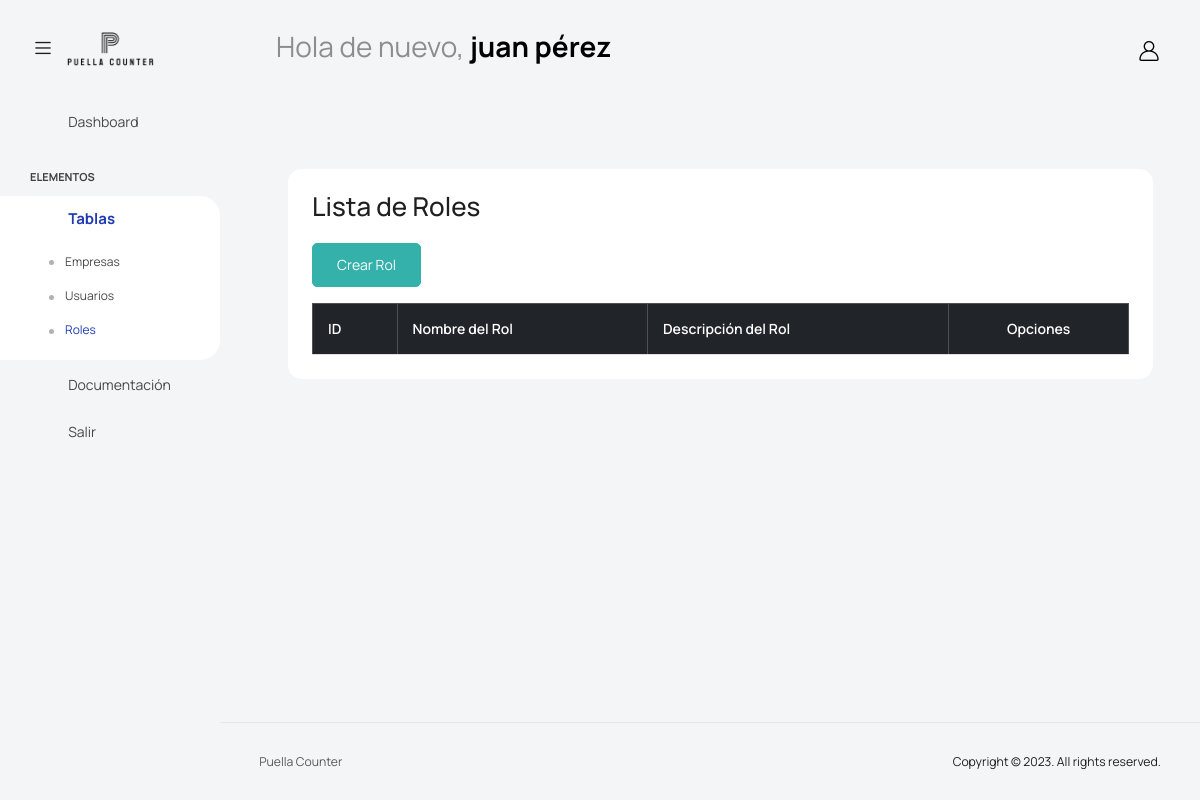
The page /PuellaCounter/app/views/rol/rol.php (signed in) on the database as committed earlier.
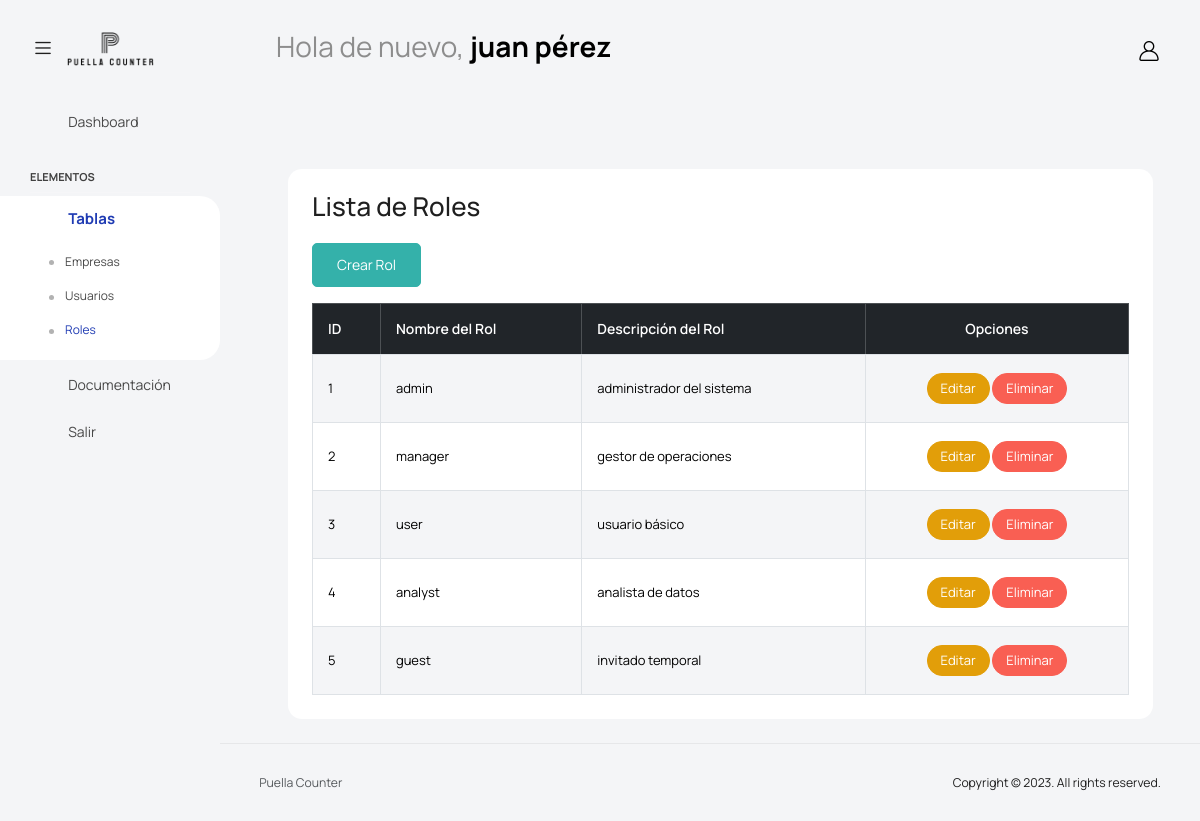
The same page on the database as committed later.
### tables this page shows
create table tbl_rol(  
	id_rol int primary key auto_increment,
	rol_name varchar(50) not null,
	rol_info varchar(255) not null
);

### PuellaCounter/app/controllers/RolController.php (called while the page is built, shortened)
<?php
require_once(dirname(__FILE__) . "/../../core/database.php");
require_once(dirname(__FILE__) . "/../models/RolModel.php");
class RolController
{
    private $rol;
    public function __construct()
    {
        $database = new Database();
        $this->db = $database->getConnection();
        $this->rol = new RoleModel($this->db);
    }
    public function index()
    {
        $result = $this->rol->getRoles();
        $roles = $result->fetchAll(PDO::FETCH_ASSOC);
        include(dirname(__FILE__) . '/../views/rol/index.php');
    }
}

### PuellaCounter/core/database.php (called while the page is built, shortened)
<?php
class Database
{
    public function getConnection()
    {
        $this->conn = null;
        try {
            $this->conn = new PDO(
                "mysql:host=" . Config::HOST . ";dbname=" . Config::DATABASE,
                Config::USER,
                Config::PASSWORD
            );
            $this->conn->exec("set names utf8");
        } catch (PDOException $ex) {
            echo "Connection error: " . $ex->getMessage();
            die();
        }
        return $this->conn;
    }
}

### PuellaCounter/app/models/RolModel.php (called while the page is built, shortened)
<?php
class RoleModel
{
    private $conn;
    public function __construct($db)
    {
        $this->conn = $db;
    }
    public function getRoles()
    {
        $query = "CALL sp_get_all_roles();";
        $stmt = $this->conn->prepare($query);
        $stmt->execute();
        return $stmt;
    }
}

### PuellaCounter/app/views/rol/index.php (the view)
<?php
include '../template/header.php';
?>
<div class="container">
    <div class="card mt-5 p-4">
        <h2 class="mb-4">Lista de Roles</h2>
        <div class="d-flex justify-content-between mb-3">
            <a href="?action=create" class="btn btn-success">Crear Rol</a>
        </div>
        <div class="table-responsive">
            <table id="genericTable" class="table table-striped table-bordered">
                <thead class="table-dark">
                    <tr>
                        <th scope="col">ID</th>
                        <th scope="col">Nombre del Rol</th>
                        <th scope="col">Descripción del Rol</th>
                        <th scope="col" class="text-center">Opciones</th>
                    </tr>
                </thead>
                <tbody>
                    <?php foreach ($roles as $role): ?>
                        <tr>
                            <td><?= htmlspecialchars($role['id_rol']); ?></td>
                            <td><?= htmlspecialchars($role['rol_name']); ?></td>
                            <td><?= htmlspecialchars($role['rol_info']); ?></td>
                            <td class="text-center">
                                <a href="?action=edit&id=<?= $role['id_rol'] ?>" class="btn btn-warning btn-sm">Editar</a>
                                <a href="?action=delete&id=<?= $role['id_rol'] ?>" class="btn btn-danger btn-sm">Eliminar</a>
                            </td>
                        </tr>
                    <?php endforeach; ?>
                </tbody>
            </table>
        </div>
    </div>
</div>
<?php include '../template/footer.php'; ?>

### PuellaCounter/app/views/rol/rol.php (shortened to what this page needs)
<?php
require_once __DIR__ . '/../../../app/controllers/RolController.php';
$action = isset($_GET['action']) ? $_GET['action'] : '';
$controller = new RolController();
switch ($action) {
    default:
        $controller->index();
        break;
}

### PuellaCounter/app/views/template/header.php (shortened to what this page needs)
<!DOCTYPE html>
<html lang="en">
<head>
    <link rel="stylesheet" href="../../../public/assets/vendors/feather/feather.css">
    <link rel="stylesheet" href="../../../public/assets/vendors/mdi/css/materialdesignicons.min.css">
    <link rel="stylesheet" href="../../../public/assets/vendors/ti-icons/css/themify-icons.css">
    <link rel="stylesheet" href="../../../public/assets/vendors/font-awesome/css/font-awesome.min.css">
    <link rel="stylesheet" href="../../../public/assets/vendors/typicons/typicons.css">
    <link rel="stylesheet" href="../../../public/assets/vendors/simple-line-icons/css/simple-line-icons.css">
    <link rel="stylesheet" href="../../../public/assets/vendors/css/vendor.bundle.base.css">
    <link rel="stylesheet" href="../../../public/assets/vendors/bootstrap-datepicker/bootstrap-datepicker.min.css">
    <link rel="stylesheet" href="../../../public/assets/vendors/datatables.net-bs4/dataTables.bootstrap4.css">
    <link rel="stylesheet" type="text/css" href="../../../public/assets/js/select.dataTables.min.css">
    <link rel="stylesheet" href="../../../public/assets/css/style.css">
</head>
<body class="with-welcome-text">
    <div class="container-scroller">
        <nav class="navbar default-layout col-lg-12 col-12 p-0 fixed-top d-flex align-items-top flex-row">
            <div class="text-center navbar-brand-wrapper d-flex align-items-center justify-content-start">
                <div class="me-3">
                    <button class="navbar-toggler navbar-toggler align-self-center" type="button" data-bs-toggle="minimize">
                        <span class="icon-menu"></span>
                    </button>
                </div>
                <div>
                    <a class="navbar-brand brand-logo" href="../page/index.php">
                        <img src="../../../public/assets/images/logo.png" alt="logo" />
                    </a>
                </div>
            </div>
            <div class="navbar-menu-wrapper d-flex align-items-top">
                <ul class="navbar-nav">
                    <li class="nav-item fw-semibold d-none d-lg-block ms-0">
                        <h1 class="welcome-text">Hola de nuevo, <span class="text-black fw-bold"><?php echo $_SESSION["userName"] ?></span></h1>
                    </li>
                </ul>
                <ul class="navbar-nav ms-auto">
                    <li class="nav-item dropdown d-none d-lg-block user-dropdown">
                        <a class="nav-link" id="UserDropdown" href="#" data-bs-toggle="dropdown" aria-expanded="false">
                            <img class="img-xs rounded-circle" src="../../../public/assets/images/user.png" alt="Profile image"> </a>
                    </li>
                </ul>
            </div>
        </nav>
        <div class="container-fluid page-body-wrapper">
            <nav class="sidebar sidebar-offcanvas" id="sidebar">
                <ul class="nav">
                    <li class="nav-item">
                        <a class="nav-link" href="../page/index.php">
                            <i class="mdi mdi-grid-large menu-icon"></i>
                            <span class="menu-title">Dashboard</span>
                        </a>
                    </li>
                    <li class="nav-item nav-category">Elementos</li>
                    <li class="nav-item">
                        <a class="nav-link" data-bs-toggle="collapse" href="#tables" aria-expanded="false" aria-controls="tables">
                            <i class="menu-icon mdi mdi-table"></i>
                            <span class="menu-title">Tablas</span>
                            <i class="menu-arrow"></i>
                        </a>
                        <div class="collapse" id="tables">
                            <ul class="nav flex-column sub-menu">
                                <li class="nav-item"> <a class="nav-link" href="../company/company.php">Empresas</a></li>
                                <li class="nav-item"> <a class="nav-link" href="../user/user.php">Usuarios</a></li>
                                <li class="nav-item"> <a class="nav-link" href="../rol/rol.php">Roles</a></li>
                            </ul>
                        </div>
                    </li>
                    <li class="nav-item">
                        <a class="nav-link" data-bs-toggle="collapse" href="#icons" aria-expanded="false" aria-controls="icons">
                            <i class="menu-icon mdi mdi-file-document"></i>
                            <span class="menu-title">Documentación</span>
                            <i class="menu-arrow"></i>
                        </a>
                    </li>
                    <li class="nav-item">
                        <a class="nav-link" data-bs-toggle="collapse" href="#charts" aria-expanded="false" aria-controls="charts">
                            <i class="menu-icon mdi mdi-logout"></i>
                            <span class="menu-title">Salir</span>
                            <i class="menu-arrow"></i>
                        </a>
                    </li>
                </ul>
            </nav>
            <div class="main-panel">
                <div class="content-wrapper">

### PuellaCounter/app/views/template/footer.php (shortened to what this page needs)
</div>
<footer class="footer">
    <div class="d-sm-flex justify-content-center justify-content-sm-between">
        <span class="text-muted text-center text-sm-left d-block d-sm-inline-block">Puella Counter</span>
        <span class="float-none float-sm-end d-block mt-1 mt-sm-0 text-center">Copyright © 2023. All rights reserved.</span>
    </div>
</footer>
</div>
</div>
</div>
</body>
</html>

Rows that differ between the two databases and show on the page:
added tbl_rol: id_rol "1", rol_name "admin", rol_info "administrador del sistema"
added tbl_rol: id_rol "2", rol_name "manager", rol_info "gestor de operaciones"
added tbl_rol: id_rol "3", rol_name "user", rol_info "usuario básico"
added tbl_rol: id_rol "4", rol_name "analyst", rol_info "analista de datos"
added tbl_rol: id_rol "5", rol_name "guest", rol_info "invitado temporal"
